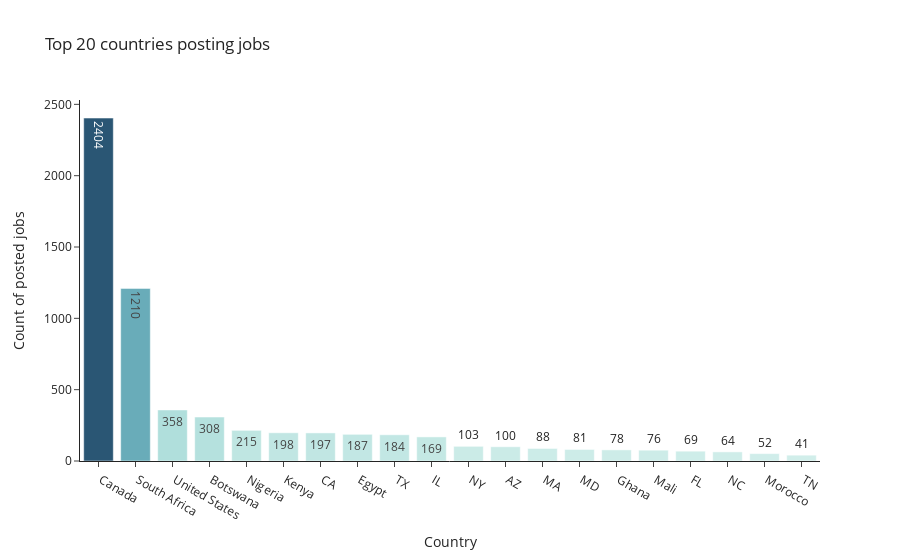

Write notebook code for a chart like this one.
### Code cell
fig = px.bar(df_count_jobs_top_20.iloc[:20] , 
             y='Counts', 
             x='Country', 
             template=  "simple_white"  ,
             title= "Top 20 countries posting jobs",
             color = 'Counts',
             color_continuous_scale='Teal',
             labels={'Counts':"Count of posted jobs"},
             text=['{}'.format(p) for p in df_count_jobs_top_20.Counts]
             
            )

fig.update_layout(coloraxis_showscale=False)
fig.show()

### Figure 1 — Plotly figure (JSON) as saved in the notebook; plotly's stock layout.template omitted (floating-point values rounded to 4 significant figures)
{"data": [{"alignmentgroup": "True", "hovertemplate": "Country=%{x}<br>Count of posted jobs=%{marker.color}<br>text=%{text}<extra></extra>", "legendgroup": "", "marker": {"color": [2404, 1210, 358, 308, 215, 198, 197, 187, 184, 169, 103, 100, 88, 81, 78, 76, 69, 64, 52, 41], "coloraxis": "coloraxis", "pattern": {"shape": ""}}, "name": "", "offsetgroup": "", "orientation": "v", "showlegend": false, "text": ["2404", "1210", "358", "308", "215", "198", "197", "187", "184", "169", "103", "100", "88", "81", "78", "76", "69", "64", "52", "41"], "textposition": "auto", "type": "bar", "x": [" Canada", " South Africa", " United States", " Botswana", " Nigeria", " Kenya", " CA", " Egypt", " TX", " IL", " NY", " AZ", " MA", " MD", " Ghana", " Mali", " FL", " NC", " Morocco", " TN"], "xaxis": "x", "y": [2404, 1210, 358, 308, 215, 198, 197, 187, 184, 169, 103, 100, 88, 81, 78, 76, 69, 64, 52, 41], "yaxis": "y"}], "layout": {"barmode": "relative", "coloraxis": {"colorbar": {"title": {"text": "Count of posted jobs"}}, "colorscale": [[0, "rgb(209, 238, 234)"], [0.1667, "rgb(168, 219, 217)"], [0.3333, "rgb(133, 196, 201)"], [0.5, "rgb(104, 171, 184)"], [0.6667, "rgb(79, 144, 166)"], [0.8333, "rgb(59, 115, 143)"], [1, "rgb(42, 86, 116)"]], "showscale": false}, "legend": {"tracegroupgap": 0}, "title": {"text": "Top 20 countries posting jobs"}, "xaxis": {"anchor": "y", "domain": [0, 1], "title": {"text": "Country"}}, "yaxis": {"anchor": "x", "domain": [0, 1], "title": {"text": "Count of posted jobs"}}}}
